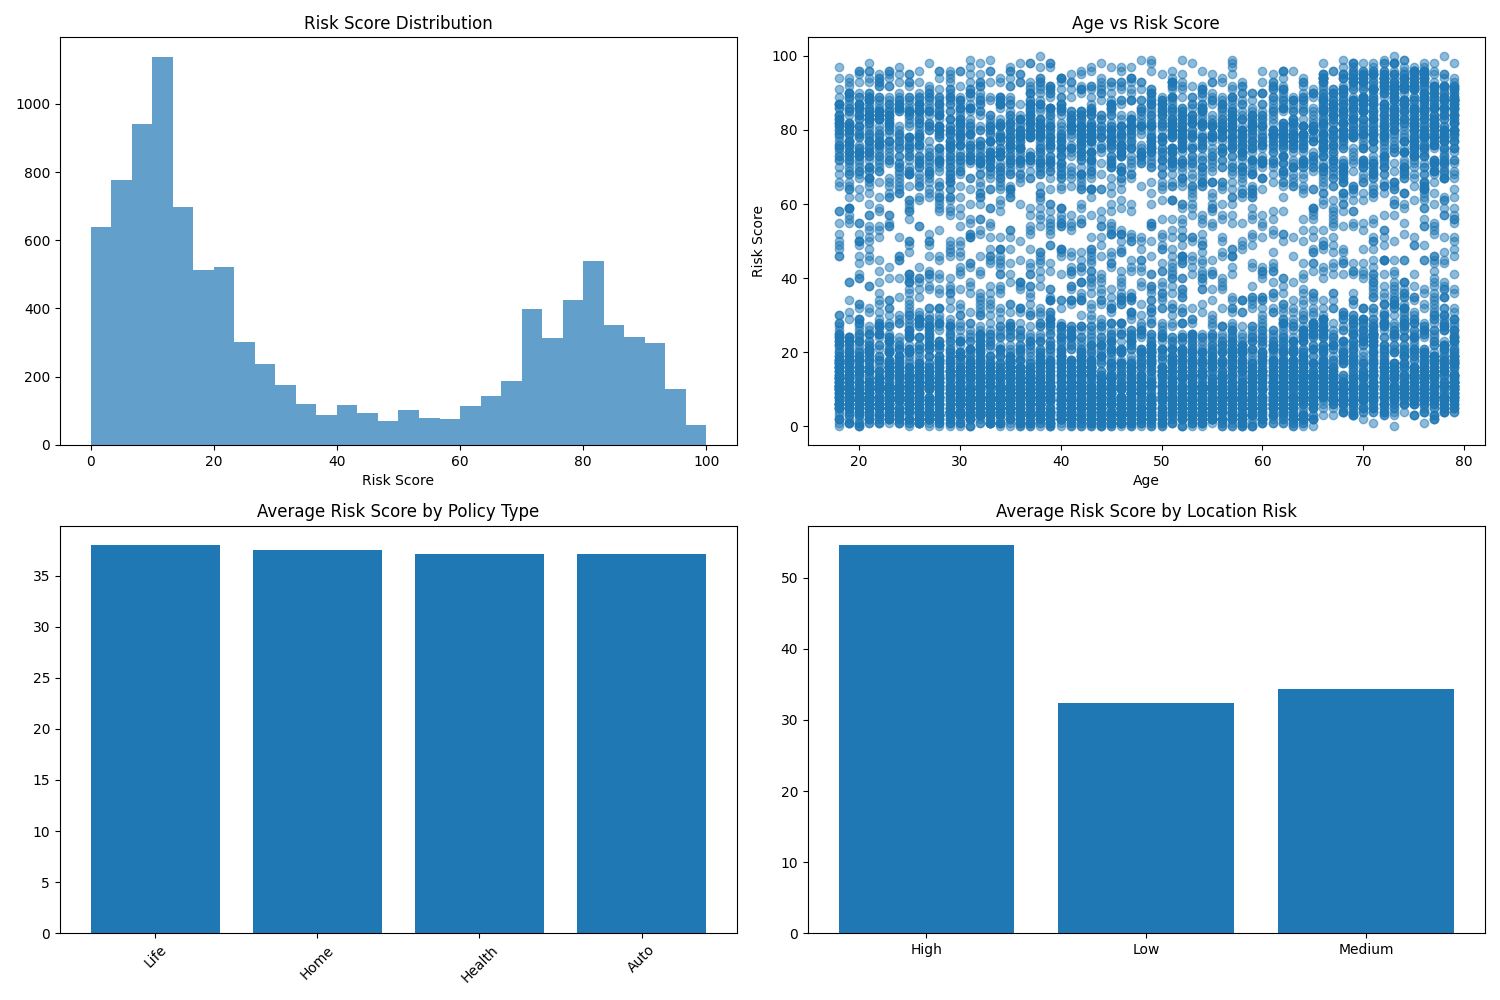

Recreate this plot in Python.
import pandas as pd
import numpy as np
import matplotlib.pyplot as plt
import seaborn as sns
from insurance_claim_scoring import create_synthetic_dataset, preprocess_data, train_model

def analyze_risk_segments(df, model, scaler, feature_cols):
    """Analyze different customer segments and their risk profiles"""
    
    # Calculate risk scores for all customers
    X_all = df[feature_cols]
    X_all_scaled = scaler.transform(X_all)
    df['risk_score'] = model.predict_proba(X_all_scaled)[:, 1] * 100
    
    # Risk segments
    df['risk_segment'] = pd.cut(df['risk_score'], 
                               bins=[0, 25, 50, 75, 100], 
                               labels=['Low', 'Medium', 'High', 'Very High'])
    
    print("Risk Segment Analysis:")
    print("=" * 30)
    segment_analysis = df.groupby('risk_segment').agg({
        'age': 'mean',
        'income': 'mean',
        'previous_claims': 'mean',
        'credit_score': 'mean',
        'will_claim': 'mean'
    }).round(2)
    
    print(segment_analysis)
    
    # Visualizations
    fig, axes = plt.subplots(2, 2, figsize=(15, 10))
    
    # Risk score distribution
    axes[0,0].hist(df['risk_score'], bins=30, alpha=0.7)
    axes[0,0].set_title('Risk Score Distribution')
    axes[0,0].set_xlabel('Risk Score')
    
    # Age vs Risk Score
    axes[0,1].scatter(df['age'], df['risk_score'], alpha=0.5)
    axes[0,1].set_title('Age vs Risk Score')
    axes[0,1].set_xlabel('Age')
    axes[0,1].set_ylabel('Risk Score')
    
    # Policy Type Risk
    policy_risk = df.groupby('policy_type')['risk_score'].mean().sort_values(ascending=False)
    axes[1,0].bar(policy_risk.index, policy_risk.values)
    axes[1,0].set_title('Average Risk Score by Policy Type')
    axes[1,0].tick_params(axis='x', rotation=45)
    
    # Location Risk
    location_risk = df.groupby('location_risk')['risk_score'].mean()
    axes[1,1].bar(location_risk.index, location_risk.values)
    axes[1,1].set_title('Average Risk Score by Location Risk')
    
    plt.tight_layout()
    plt.savefig('d:/Assignment/risk_analysis.png')
    plt.show()
    
    return df

def generate_business_insights(df):
    """Generate actionable business insights"""
    
    print("\nBusiness Insights & Recommendations:")
    print("=" * 40)
    
    # High-risk characteristics
    high_risk = df[df['risk_segment'] == 'Very High']
    
    print(f"1. High-Risk Customer Profile:")
    print(f"   - Average Age: {high_risk['age'].mean():.1f} years")
    print(f"   - Average Income: ${high_risk['income'].mean():,.0f}")
    print(f"   - Average Previous Claims: {high_risk['previous_claims'].mean():.1f}")
    print(f"   - Average Credit Score: {high_risk['credit_score'].mean():.0f}")
    
    # Premium recommendations
    avg_premium = df['premium_amount'].mean()
    high_risk_premium = high_risk['premium_amount'].mean()
    
    print(f"\n2. Premium Adjustment Recommendations:")
    print(f"   - Current average premium: ${avg_premium:.0f}")
    print(f"   - High-risk customer premium: ${high_risk_premium:.0f}")
    print(f"   - Suggested premium increase for high-risk: 25-40%")
    
    # Underwriting rules
    print(f"\n3. Suggested Underwriting Rules:")
    print(f"   - Customers with >2 previous claims: Require additional review")
    print(f"   - Credit score <600: Apply risk surcharge")
    print(f"   - Age >65 + High location risk: Enhanced screening")
    
    # ROI Analysis
    total_customers = len(df)
    high_risk_customers = len(high_risk)
    claim_rate = df['will_claim'].mean()
    
    print(f"\n4. Business Impact:")
    print(f"   - Total customers: {total_customers:,}")
    print(f"   - High-risk customers: {high_risk_customers:,} ({high_risk_customers/total_customers*100:.1f}%)")
    print(f"   - Overall claim rate: {claim_rate*100:.1f}%")
    print(f"   - High-risk claim rate: {high_risk['will_claim'].mean()*100:.1f}%")

if __name__ == "__main__":
    # Load and prepare data
    df = create_synthetic_dataset()
    df = preprocess_data(df)
    model, scaler, _, _, feature_cols = train_model(df)
    
    # Perform detailed analysis
    df_with_scores = analyze_risk_segments(df, model, scaler, feature_cols)
    generate_business_insights(df_with_scores)
    
    # Save results
    df_with_scores.to_csv('d:/Assignment/customer_risk_scores.csv', index=False)
    print(f"\nResults saved to customer_risk_scores.csv")
